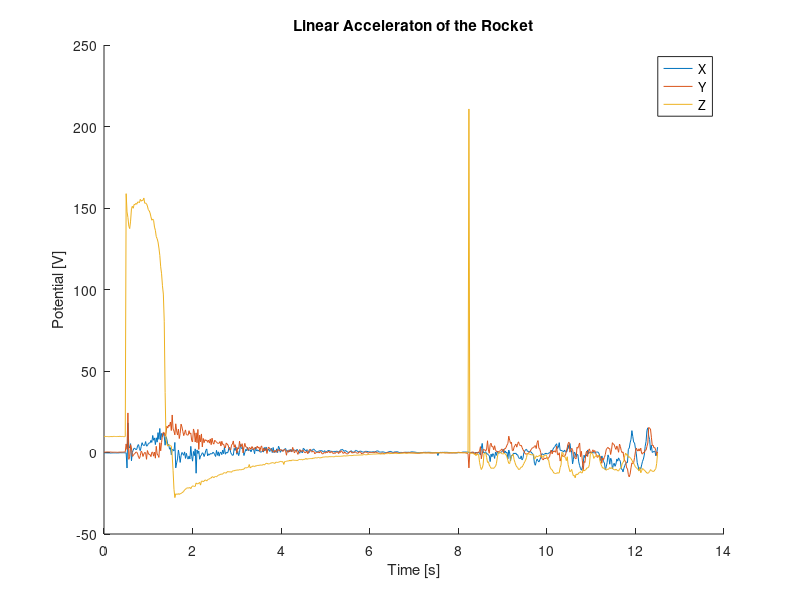
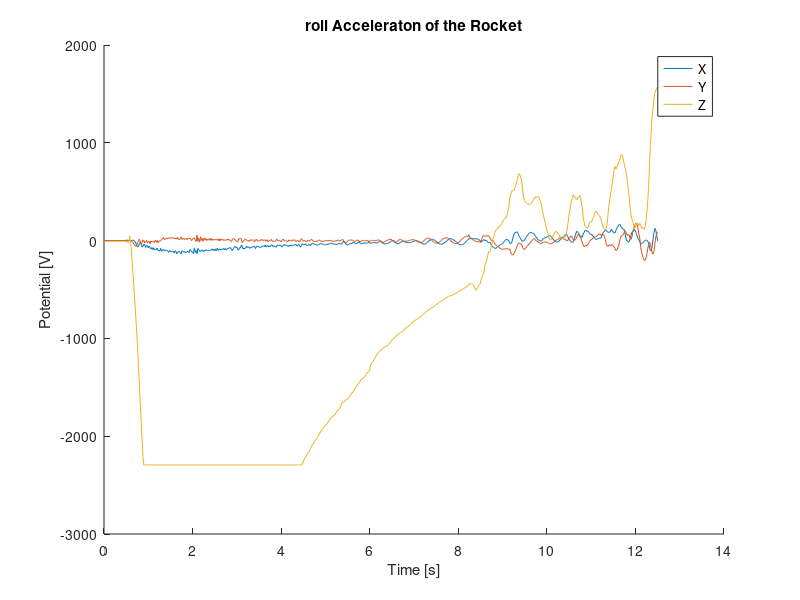
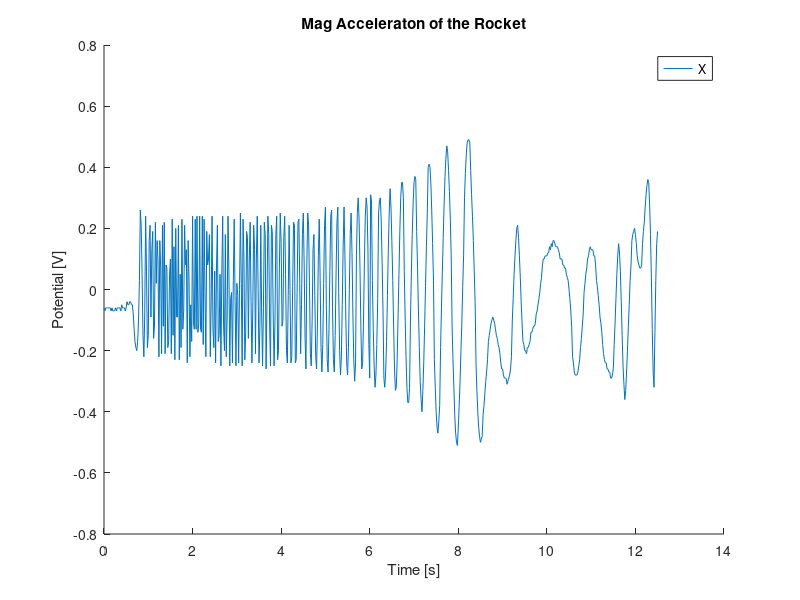
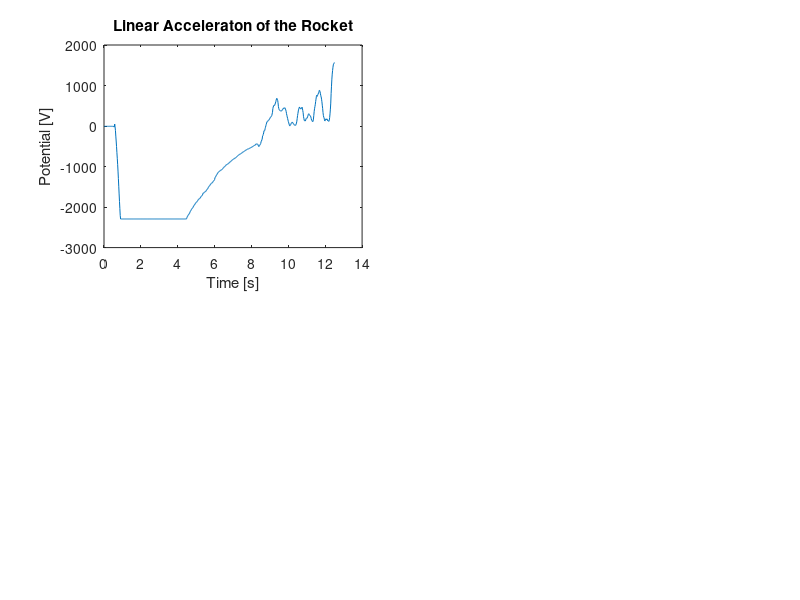

Reproduce these figures in MATLAB, in order.
clear all
load Launch_2_5.txt
launch=Launch_2_5;
x_accel=launch(:,1);
y_accel=launch(:,2);
z_accel=launch(:,3);
x_roll=launch(:,4);
y_roll=launch(:,5);
z_roll=launch(:,6);
x_mag = launch(:,7);
y_mag = launch(:,8);
z_mag = launch(:,9);

[length,width]=size(x_accel);
log_time=(0:0.02:length/50)';

%find the launch window
launchtime=1;
while z_accel(launchtime)<40
    launchtime=launchtime+1;
end
logstart = launchtime -.5/.02;
logstop = launchtime + 12/.02;
x_accel_short = x_accel(logstart:logstop);
y_accel_short = y_accel(logstart:logstop);
z_accel_short = z_accel(logstart:logstop);
x_roll_short = x_roll(logstart:logstop);
y_roll_short = y_roll(logstart:logstop);
z_roll_short = z_roll(logstart:logstop);
x_mag_short = x_mag(logstart:logstop);
y_mag_short = y_mag(logstart:logstop);
z_mag_short = z_mag(logstart:logstop);
short_launch_length = logstop - logstart;
short_launch_time = (0:.02:(short_launch_length)/50)';
figure
hold on
plot(short_launch_time, x_accel_short)
plot(short_launch_time, y_accel_short)
plot(short_launch_time, z_accel_short)
title ('Linear Acceleraton of the Rocket')
xlabel ('Time [s]')
ylabel('Potential [V]')
legend('X', 'Y', 'Z')
hold off

figure
hold on
plot(short_launch_time, x_roll_short)
plot(short_launch_time, y_roll_short)
plot(short_launch_time, z_roll_short)
title ('roll Acceleraton of the Rocket')
xlabel ('Time [s]')
ylabel('Potential [V]')
legend('X', 'Y', 'Z')
hold off

figure
hold on
plot(short_launch_time, x_mag_short)
%plot(short_launch_time, y_mag_short)
%plot(short_launch_time, z_mag_short)
title ('Mag Acceleraton of the Rocket')
xlabel ('Time [s]')
ylabel('Potential [V]')
legend('X', 'Y', 'Z')
hold off

figure
hold on
subplot(2,1,1)
plot(short_launch_time, z_accel_short)
subplot(2,2,1)
plot(short_launch_time, z_roll_short)
%plot(short_launch_time, x_mag_short)
title ('Linear Acceleraton of the Rocket')
xlabel ('Time [s]')
ylabel('Potential [V]')
%legend('Z Accel', 'Z Roll', 'Z Mag')
hold off
